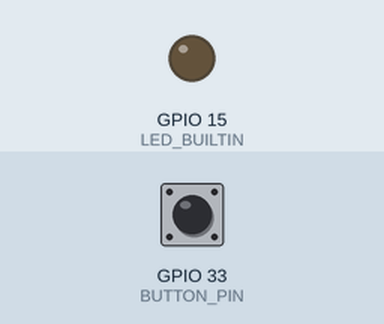
The sketch below on a simulated ESP32-S2. Shown: output pins drawn as LEDs (lit = HIGH). Inputs (shaded band) come from the test bench; at power-on: GPIO 33 (BUTTON_PIN) HIGH. No radio packets arrive unless stated; what the sketch prints to the serial monitor is not drawn.

Above: at 1.2 s.
1.3 s: GPIO 33 (BUTTON_PIN) pulled LOW for 0.15 s
Timing chart, 0 to 10.4 s (numbered marks = the images above; inputs shaded):
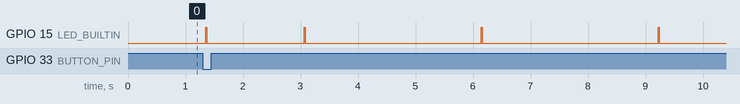

The sketch:

esp32s2mini_lora_sender_async.ino
```cpp
#include <SPI.h>
#include <LoRa.h>

int counter = 0;
int bandwidth_state = 0; //for button to change bantwith state

//---lora
#define ss 12  //MOSI: 11, MISO: 9, SCK: 7
#define rst 16
#define dio0 2
//---lora

//------denounce button
#define BUTTON_PIN     33 // pin connected to button
#define DEBOUNCE_TIME  50 // the debounce time in millisecond, increase this time if it still chatters
int lastSteadyState = LOW;       // the previous steady state from the input pin
int lastFlickerableState = LOW;  // the previous flickerable state from the input pin
int currentState;                // the current reading from the input pin
unsigned long lastDebounceTime = 0;  // the last time the output pin was toggled
//------denounce button

//-----async
long lastSendTime = 0;        // last send time
int INTERVAL = 3000;          // interval between sends (ms)                              <<<<------ MANUAL SETUP
//-----async

void setup() {
  Serial.begin(9600);
  lora_start();
  pinMode(LED_BUILTIN, OUTPUT);
  pinMode(BUTTON_PIN, INPUT_PULLUP);
}

void loop() {
  lora_send_message();
  check_button_state_debounce();
}

void lora_send_message() {
  if (millis() - lastSendTime > INTERVAL)
  {
    Serial.print("Sending packet: ");
    Serial.println(counter);
    // send packet
    LoRa.beginPacket();
    LoRa.print("jzd ");
    LoRa.print(counter);
    LoRa.print(" [");
    LoRa.print(LoRa.packetRssi());
    LoRa.print(" ]");
    LoRa.endPacket();
    blink();
    counter++;
    lastSendTime = millis(); //set new send time
  }
}

void lora_start() {
  LoRa.setPins(ss, rst, dio0);
   if (!LoRa.begin(433E6)) {
    while (1) {
      Serial.println("Starting LoRa failed!");
      Serial.print("MOSI: ");
      Serial.println(MOSI);
      Serial.print("MISO: ");
      Serial.println(MISO);
      Serial.print("SCK: ");
      Serial.println(SCK);
      Serial.print("SS: ");
      Serial.println(SS);
      digitalWrite(LED_BUILTIN, HIGH);  // turn the LED on (HIGH is the voltage level)
      delay(1000);                      // wait for a second
      digitalWrite(LED_BUILTIN, LOW);   // turn the LED off by making the voltage LOW
      delay(10000);
    };
  }
  Serial.println("LoRa status: ok");
}

void blink() {
  digitalWrite(LED_BUILTIN, HIGH);  // turn the LED on (HIGH is the voltage level)
  delay(20);                         // wait
  digitalWrite(LED_BUILTIN, LOW);   // turn the LED off by making the voltage LOW
}


void do_it_if_button_pressed()
{
  blink();
  Serial.println("The button is pressed");
    if(bandwidth_state == 0)
  {
    Serial.println("Bandwidth = default [125E3]");
    LoRa.setSignalBandwidth(125E3);
    bandwidth_state ++;
    Serial.println("bandwidth_state ="+String(bandwidth_state));
  }

  else  if(bandwidth_state == 1)
  {
    Serial.println("Bandwidth = default [250E3]");
    LoRa.setSignalBandwidth(250E3);
    bandwidth_state ++;
    Serial.println("bandwidth_state ="+String(bandwidth_state));
  }

  else    if(bandwidth_state == 2)
  {
    Serial.println("Bandwidth = default [500E3]");
    LoRa.setSignalBandwidth(500E3);
    bandwidth_state = 0;
    Serial.println("bandwidth_state ="+String(bandwidth_state));
  }
}

void check_button_state_debounce()
  {
    currentState = digitalRead(BUTTON_PIN);// read the state of the switch/button:

    if (currentState != lastFlickerableState) { // If the switch/button changed, due to noise or pressing:
      lastDebounceTime = millis(); // reset the debouncing timer
      lastFlickerableState = currentState; // save the the last flickerable state
    }

    if (check_if_button_has_been_pressed()) { // whatever the reading is at, it's been there for longer than the debounce delay, so take it as the actual current state:

      if(lastSteadyState == HIGH && currentState == LOW)// if the button state has changed:
      {
        do_it_if_button_pressed();
      }
      else if(lastSteadyState == LOW && currentState == HIGH)
        Serial.println("The button is released");

      lastSteadyState = currentState; // save the the last steady state
    }
  }

bool check_if_button_has_been_pressed()
  {
    if ((millis() - lastDebounceTime) > DEBOUNCE_TIME)
    {return true;}
    else
    {return false;}
  }
```
